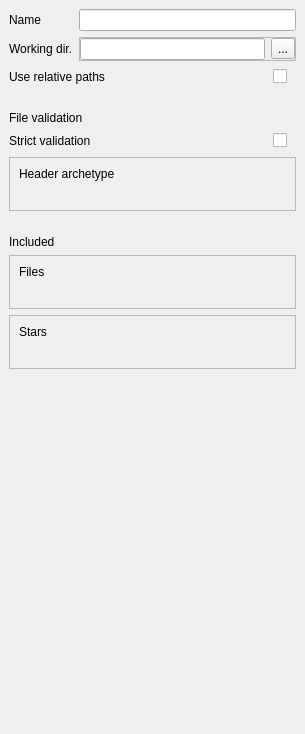
<?xml version="1.0" encoding="UTF-8"?>
<ui version="4.0">
 <class>SessionInsp</class>
 <widget class="QFrame" name="SessionInsp">
  <property name="geometry">
   <rect>
    <x>0</x>
    <y>0</y>
    <width>305</width>
    <height>734</height>
   </rect>
  </property>
  <property name="windowTitle">
   <string>Frame</string>
  </property>
  <layout class="QVBoxLayout" name="verticalLayout">
   <property name="leftMargin">
    <number>0</number>
   </property>
   <property name="topMargin">
    <number>0</number>
   </property>
   <property name="rightMargin">
    <number>0</number>
   </property>
   <property name="bottomMargin">
    <number>0</number>
   </property>
   <item>
    <widget class="QFrame" name="properties_panel">
     <property name="frameShape">
      <enum>QFrame::NoFrame</enum>
     </property>
     <property name="frameShadow">
      <enum>QFrame::Plain</enum>
     </property>
     <layout class="QFormLayout" name="formLayout">
      <item row="0" column="0">
       <widget class="QLabel" name="label">
        <property name="text">
         <string>Name</string>
        </property>
        <property name="buddy">
         <cstring>name_line</cstring>
        </property>
       </widget>
      </item>
      <item row="0" column="1">
       <widget class="QLineEdit" name="name_line"/>
      </item>
      <item row="1" column="0">
       <widget class="QLabel" name="label_2">
        <property name="text">
         <string>Working dir.</string>
        </property>
        <property name="buddy">
         <cstring>cwd_line</cstring>
        </property>
       </widget>
      </item>
      <item row="1" column="1">
       <widget class="QFrame" name="frame">
        <property name="frameShape">
         <enum>QFrame::StyledPanel</enum>
        </property>
        <property name="frameShadow">
         <enum>QFrame::Raised</enum>
        </property>
        <layout class="QHBoxLayout" name="horizontalLayout">
         <property name="leftMargin">
          <number>0</number>
         </property>
         <property name="topMargin">
          <number>0</number>
         </property>
         <property name="rightMargin">
          <number>0</number>
         </property>
         <property name="bottomMargin">
          <number>0</number>
         </property>
         <item>
          <widget class="QLineEdit" name="cwd_line"/>
         </item>
         <item>
          <widget class="QToolButton" name="toolButton">
           <property name="text">
            <string>...</string>
           </property>
          </widget>
         </item>
        </layout>
       </widget>
      </item>
      <item row="2" column="0" colspan="2">
       <widget class="QFrame" name="frame_2">
        <property name="frameShape">
         <enum>QFrame::NoFrame</enum>
        </property>
        <property name="frameShadow">
         <enum>QFrame::Plain</enum>
        </property>
        <layout class="QHBoxLayout" name="horizontalLayout_2">
         <property name="leftMargin">
          <number>0</number>
         </property>
         <property name="topMargin">
          <number>0</number>
         </property>
         <property name="rightMargin">
          <number>9</number>
         </property>
         <property name="bottomMargin">
          <number>0</number>
         </property>
         <item>
          <widget class="QLabel" name="label_4">
           <property name="text">
            <string>Use relative paths</string>
           </property>
           <property name="buddy">
            <cstring>relPath_check</cstring>
           </property>
          </widget>
         </item>
         <item>
          <spacer name="horizontalSpacer">
           <property name="orientation">
            <enum>Qt::Horizontal</enum>
           </property>
           <property name="sizeHint" stdset="0">
            <size>
             <width>40</width>
             <height>20</height>
            </size>
           </property>
          </spacer>
         </item>
         <item>
          <widget class="QCheckBox" name="relPath_check">
           <property name="text">
            <string/>
           </property>
          </widget>
         </item>
        </layout>
       </widget>
      </item>
     </layout>
    </widget>
   </item>
   <item>
    <widget class="QFrame" name="validation_panel">
     <property name="frameShape">
      <enum>QFrame::NoFrame</enum>
     </property>
     <property name="frameShadow">
      <enum>QFrame::Plain</enum>
     </property>
     <layout class="QVBoxLayout" name="verticalLayout_5">
      <item>
       <widget class="QLabel" name="label_7">
        <property name="text">
         <string>File validation</string>
        </property>
       </widget>
      </item>
      <item>
       <widget class="QFrame" name="frame_3">
        <property name="frameShape">
         <enum>QFrame::NoFrame</enum>
        </property>
        <property name="frameShadow">
         <enum>QFrame::Plain</enum>
        </property>
        <layout class="QHBoxLayout" name="horizontalLayout_3">
         <property name="leftMargin">
          <number>0</number>
         </property>
         <property name="topMargin">
          <number>0</number>
         </property>
         <property name="rightMargin">
          <number>9</number>
         </property>
         <property name="bottomMargin">
          <number>0</number>
         </property>
         <item>
          <widget class="QLabel" name="label_9">
           <property name="text">
            <string>Strict validation</string>
           </property>
           <property name="buddy">
            <cstring>strict_check</cstring>
           </property>
          </widget>
         </item>
         <item>
          <spacer name="horizontalSpacer_2">
           <property name="orientation">
            <enum>Qt::Horizontal</enum>
           </property>
           <property name="sizeHint" stdset="0">
            <size>
             <width>40</width>
             <height>20</height>
            </size>
           </property>
          </spacer>
         </item>
         <item>
          <widget class="QCheckBox" name="strict_check">
           <property name="text">
            <string/>
           </property>
          </widget>
         </item>
        </layout>
       </widget>
      </item>
      <item>
       <widget class="QFrame" name="arch_panel">
        <property name="focusPolicy">
         <enum>Qt::ClickFocus</enum>
        </property>
        <property name="frameShape">
         <enum>QFrame::StyledPanel</enum>
        </property>
        <property name="frameShadow">
         <enum>QFrame::Raised</enum>
        </property>
        <layout class="QVBoxLayout" name="verticalLayout_6">
         <item>
          <widget class="QLabel" name="label_8">
           <property name="text">
            <string>Header archetype</string>
           </property>
          </widget>
         </item>
         <item>
          <widget class="QLabel" name="archCount_label">
           <property name="text">
            <string/>
           </property>
          </widget>
         </item>
        </layout>
       </widget>
      </item>
     </layout>
    </widget>
   </item>
   <item>
    <widget class="QFrame" name="included_panel">
     <property name="frameShape">
      <enum>QFrame::NoFrame</enum>
     </property>
     <property name="frameShadow">
      <enum>QFrame::Plain</enum>
     </property>
     <layout class="QVBoxLayout" name="verticalLayout_2">
      <item>
       <widget class="QLabel" name="label_3">
        <property name="text">
         <string>Included</string>
        </property>
       </widget>
      </item>
      <item>
       <widget class="QFrame" name="files_panel">
        <property name="focusPolicy">
         <enum>Qt::ClickFocus</enum>
        </property>
        <property name="frameShape">
         <enum>QFrame::StyledPanel</enum>
        </property>
        <property name="frameShadow">
         <enum>QFrame::Raised</enum>
        </property>
        <layout class="QVBoxLayout" name="verticalLayout_4">
         <item>
          <widget class="QLabel" name="label_6">
           <property name="text">
            <string>Files</string>
           </property>
          </widget>
         </item>
         <item>
          <widget class="QLabel" name="fileCount_label">
           <property name="text">
            <string/>
           </property>
          </widget>
         </item>
        </layout>
       </widget>
      </item>
      <item>
       <widget class="QFrame" name="stars_panel">
        <property name="focusPolicy">
         <enum>Qt::ClickFocus</enum>
        </property>
        <property name="frameShape">
         <enum>QFrame::StyledPanel</enum>
        </property>
        <property name="frameShadow">
         <enum>QFrame::Raised</enum>
        </property>
        <layout class="QVBoxLayout" name="verticalLayout_3">
         <item>
          <widget class="QLabel" name="label_5">
           <property name="text">
            <string>Stars</string>
           </property>
          </widget>
         </item>
         <item>
          <widget class="QLabel" name="starCount_label">
           <property name="text">
            <string/>
           </property>
          </widget>
         </item>
        </layout>
       </widget>
      </item>
     </layout>
    </widget>
   </item>
   <item>
    <spacer name="verticalSpacer">
     <property name="orientation">
      <enum>Qt::Vertical</enum>
     </property>
     <property name="sizeHint" stdset="0">
      <size>
       <width>20</width>
       <height>40</height>
      </size>
     </property>
    </spacer>
   </item>
  </layout>
 </widget>
 <resources/>
 <connections/>
</ui>
